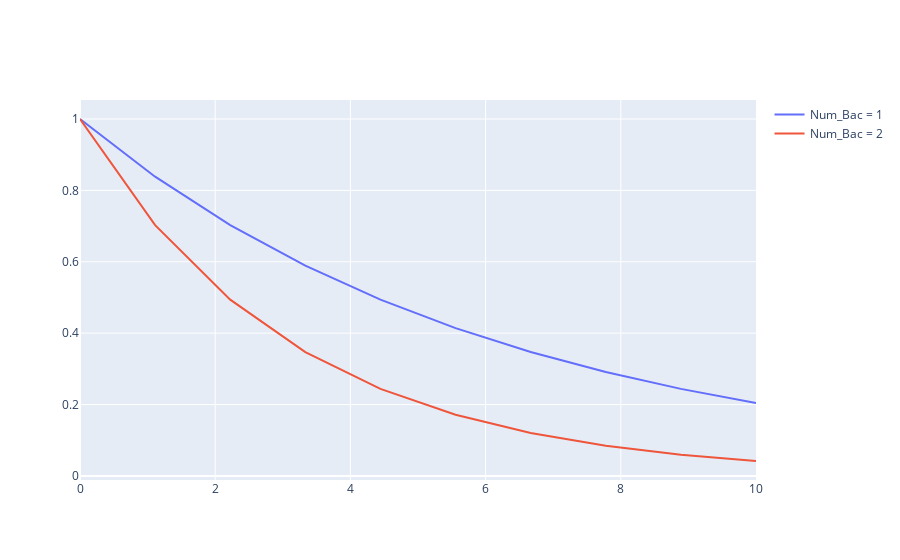

The notebook cell saved with this chart:
### Code cell
# Effective run time of cluster approximation
num_bac = 2
dp = 10 # Num. of data points
t = np.linspace(0, dp, dp)

# Probability of cluster still running function
def run_cluster(num_bac, dp):
    Q = [( np.exp(-(num_bac*t)/5.67) ) for t in range(dp)]
    return np.array(Q)

x_values = np.linspace(0, dp, dp)

# create traces
trace0 = go.Scatter(
    x = x_values,
    y = run_cluster(1, dp),
    mode = 'lines',
    name = 'Num_Bac = 1'
)
# The second trace
trace1 = go.Scatter(
    x = x_values,
    y = run_cluster(2, dp),
    mode = 'lines',
    name = 'Num_Bac = 2'
)
# create the data
data = [trace0, trace1]  # assign traces to data

# crate the fig
fig = go.Figure(data=data)
fig.show()

### Figure 1 — Plotly figure (JSON) as saved in the notebook; plotly's stock layout.template omitted (floating-point values rounded to 4 significant figures)
{"data": [{"mode": "lines", "name": "Num_Bac = 1", "type": "scatter", "x": [0, 1.111, 2.222, 3.333, 4.444, 5.556, 6.667, 7.778, 8.889, 10], "y": [1, 0.8383, 0.7028, 0.5891, 0.4939, 0.414, 0.3471, 0.291, 0.2439, 0.2045]}, {"mode": "lines", "name": "Num_Bac = 2", "type": "scatter", "x": [0, 1.111, 2.222, 3.333, 4.444, 5.556, 6.667, 7.778, 8.889, 10], "y": [1, 0.7028, 0.4939, 0.3471, 0.2439, 0.1714, 0.1205, 0.08466, 0.05949, 0.04181]}], "layout": {}}
